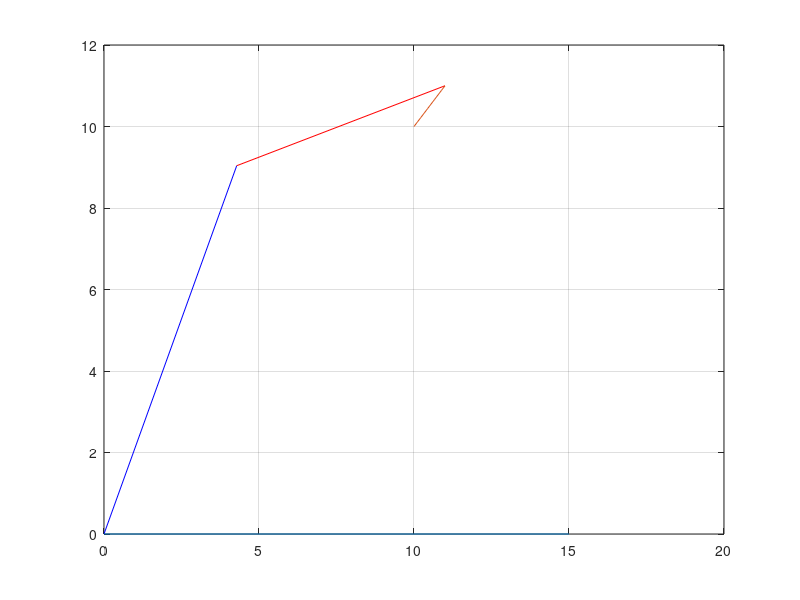

Recreate this plot in MATLAB.

x=linspace(10,11,10);
%y=(sqrt(1^2-(x-6).^2))+12;
y=x;
%Simulation of Mechanism 
i=0;
while i<10
    i=i+1;

        L1=10;L2=7;L3=15;
        theta2(i)=-acos((x(i).^2+y(i).^2-(L1^2+L2^2))/(2*L1*L2));
        k1(i)=L1+L2*cos(theta2(i));
        k2(i)=L2*sin(theta2(i));
        theta1(i)=atan2(y(i),x(i))-atan2(k2(i),k1(i));
        
        d1(i)=L1^2+L2^2+2*L1*L2*cos(theta2(i));
        alp(i)=acos((L1^2+d1(i)-L2^2)/(2*L1*sqrt(d1(i))));
        d2(i)=(d1(i)+L3^2-2*sqrt(d1(i))*L3*cos(theta1(i)-alp(i)));
        beta(i)=asin((sqrt(d2(i))*sin(theta1(i)-alp(i)))/sqrt(d2(i)));
        angle(i)=acos((L1^2+d2(i)+L2^2)/2*L1*sqrt(d2(i)));
        phi2(i)=pi-beta(i)-angle(i);
                       
        x1=[0 , L1*cos(theta1(i))];
        x2=[L1*cos(theta1(i)) , L1*cos(theta1(i))+L2*cos(theta1(i)+theta2(i))];
        
        y1=[0 , L1*sin(theta1(i))];
        y2=[L1*sin(theta1(i)) , L1*sin(theta1(i))+L2*sin(theta1(i)+theta2(i))];
        
        x3=[0,L3];
        x4=[L3,L1*cos(phi2(i))];
        
                
        y3=[0,0];
        y4=[0,L1*sin(phi2(i))];
        
        
        figure(1);
        plot(x1,y1,'-b',x2,y2,'-r',x3,y3,x,y);
        grid on;
        pause(0.05);
        
              

end
